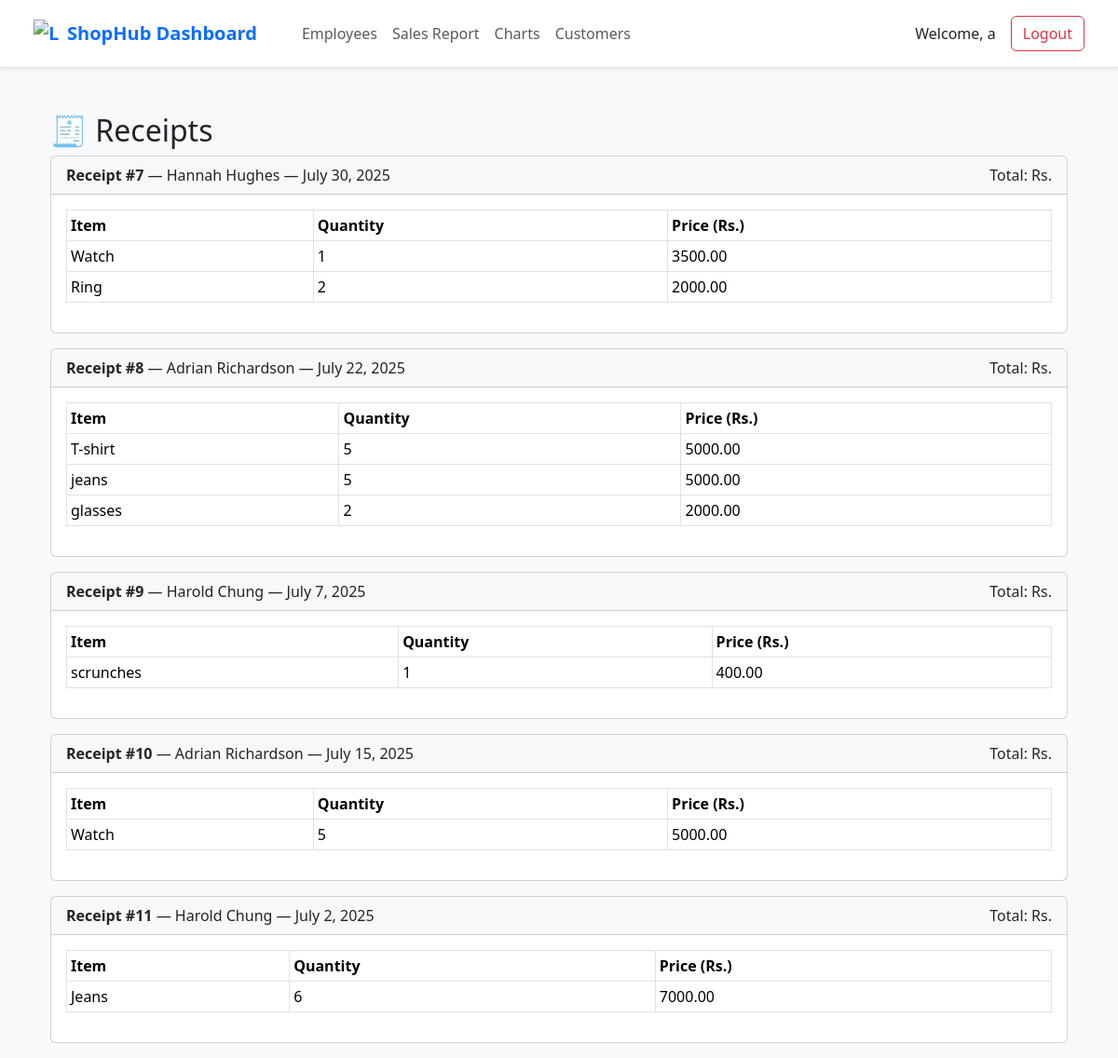
Page /receipts/ (signed in) on the committed database.
### library/models.py (models this page shows, shortened)
class Receipt(models.Model):
    customer = models.ForeignKey(Customer, on_delete=models.CASCADE)
    employee = models.ForeignKey(Employee, on_delete=models.CASCADE)  # ✅ Added employee FK
    total_amount = models.DecimalField(max_digits=10, decimal_places=2)  # ✅ Renamed from `total`
    date = models.DateField()

class Customer(models.Model):
    name = models.CharField(max_length=100)
    email = models.EmailField()
    total_spent = models.FloatField()
    loyalty_points = models.IntegerField(null=True, blank=True)

class Item(models.Model):
    receipt = models.ForeignKey(
        Receipt,
        related_name="items",
        on_delete=models.CASCADE,
    )
    name = models.CharField(max_length=100)
    quantity = models.PositiveIntegerField()
    price = models.DecimalField(max_digits=8, decimal_places=2)

### library/views.py (the view)
# urls.py: path('receipts/',         views.receipt_view,     name='receipt_view'),
@login_required
def receipt_view(request):
    receipts = Receipt.objects.prefetch_related('items').all()
    return render(request, 'library/receipt_view.html', {'receipts': receipts})

### templates/library/receipt_view.html
{% extends "base.html" %}
{% block content %}
<div class="container mt-4">
  <h2>🧾 Receipts</h2>
  {% if receipts %}
    {% for r in receipts %}
      <div class="card mb-3">
        <div class="card-header">
          <strong>Receipt #{{ r.id }}</strong> — {{ r.customer.name }} — {{ r.date }}
          <span class="float-end">Total: Rs. {{ r.total }}</span>
        </div>
        <div class="card-body">
          <table class="table table-sm table-bordered">
            <thead>
              <tr>
                <th>Item</th>
                <th>Quantity</th>
                <th>Price (Rs.)</th>
              </tr>
            </thead>
            <tbody>
              {% for item in r.items.all %}
              <tr>
                <td>{{ item.name }}</td>
                <td>{{ item.quantity }}</td>
                <td>{{ item.price }}</td>
              </tr>
              {% endfor %}
            </tbody>
          </table>
        </div>
      </div>
    {% endfor %}
  {% else %}
    <p>No receipts found.</p>
  {% endif %}
</div>
{% endblock %}

### templates/base.html (shortened to what this page needs)
{% load static %}
<!DOCTYPE html>
<html lang="en">
<head>
  <link href="https://cdn.jsdelivr.net/npm/bootstrap@5.3.3/dist/css/bootstrap.min.css" rel="stylesheet">
</head>
<body class="bg-light">
  <nav class="navbar navbar-expand-lg navbar-light bg-white border-bottom shadow-sm px-4 py-3">
    <div class="container-fluid">
      <a class="navbar-brand fw-bold text-primary d-flex align-items-center" href="{% url 'home' %}">
        <img src="{% static 'images/logo.png' %}" alt="Logo" width="28" class="me-2">
        ShopHub Dashboard
      </a>
      <div class="collapse navbar-collapse" id="mainNavbar">
        <ul class="navbar-nav me-auto mb-2 mb-lg-0 ms-lg-4">
          <li class="nav-item"><a class="nav-link" href="{% url 'employee_list' %}">Employees</a></li>
          <li class="nav-item"><a class="nav-link" href="{% url 'sales_report' %}">Sales Report</a></li>
          <li class="nav-item"><a class="nav-link" href="{% url 'sales_charts' %}">Charts</a></li>
          <li class="nav-item"><a class="nav-link" href="{% url 'customer_insights' %}">Customers</a></li>
        </ul>
        {% if user.is_authenticated %}
          <span class="me-3">Welcome, {{ request.user.first_name|default:user.username }}</span>
          <a href="{% url 'logout' %}" class="btn btn-outline-danger">Logout</a>
        {% else %}
          <a href="{% url 'login' %}" class="btn btn-outline-primary">Login</a>
        {% endif %}
      </div>
    </div>
  </nav>
  <div class="container mt-5">
    {% block content %}{% endblock %}
  </div>
</body>
</html>

### rows in the picture
Receipt: id "7", customer.name "Hannah Hughes", date "July 30, 2025"
Item: name "Watch", quantity "1", price "3500.00"
Item: name "Ring", quantity "2", price "2000.00"
Receipt: id "8", customer.name "Adrian Richardson", date "July 22, 2025"
Item: name "T-shirt", quantity "5", price "5000.00"
Item: name "jeans", quantity "5", price "5000.00"
Item: name "glasses", quantity "2", price "2000.00"
Receipt: id "9", customer.name "Harold Chung", date "July 7, 2025"
Item: name "scrunches", quantity "1", price "400.00"
Receipt: id "10", customer.name "Adrian Richardson", date "July 15, 2025"
Item: name "Watch", quantity "5", price "5000.00"
Receipt: id "11", customer.name "Harold Chung", date "July 2, 2025"
Item: name "Jeans", quantity "6", price "7000.00"

### other values in the picture
{{ request.user.first_name|default:user.username }} "a"
